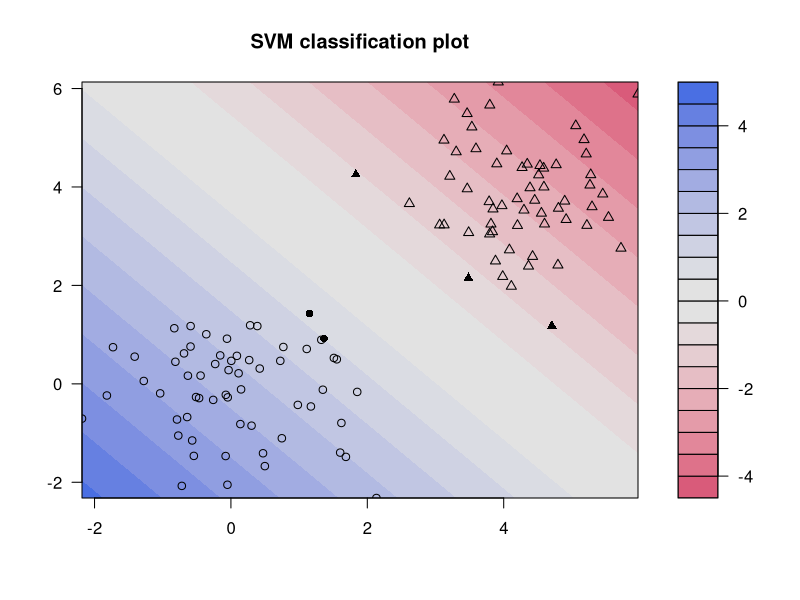
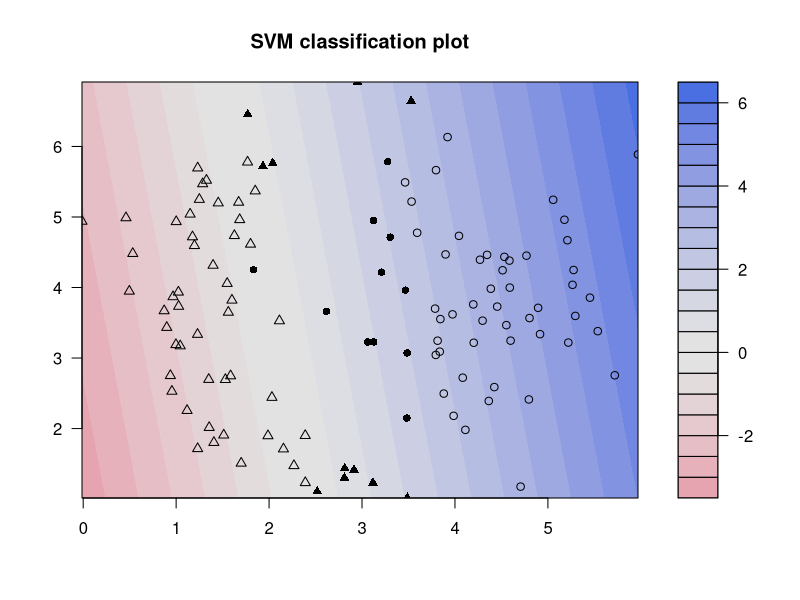
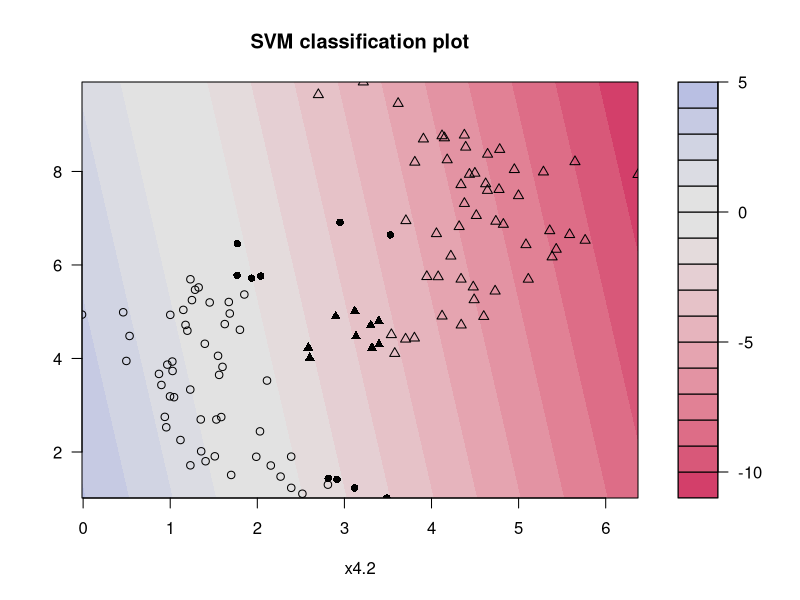
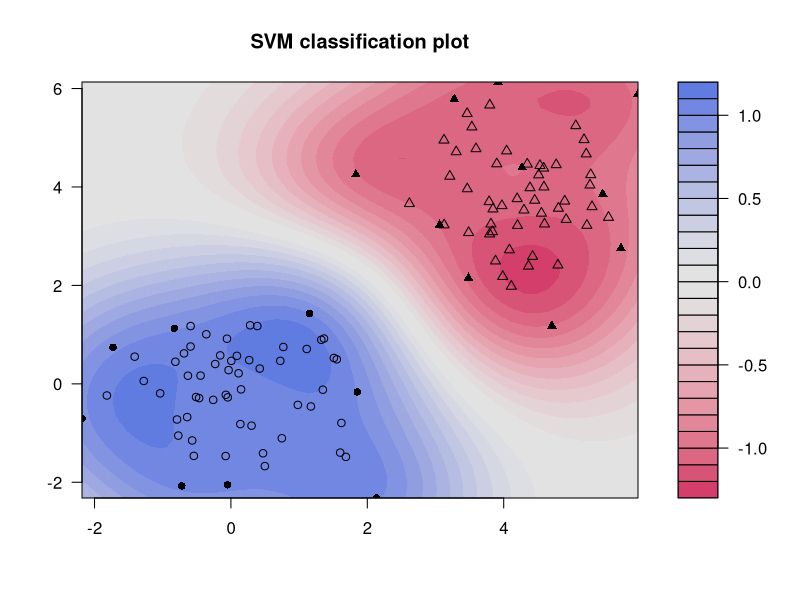
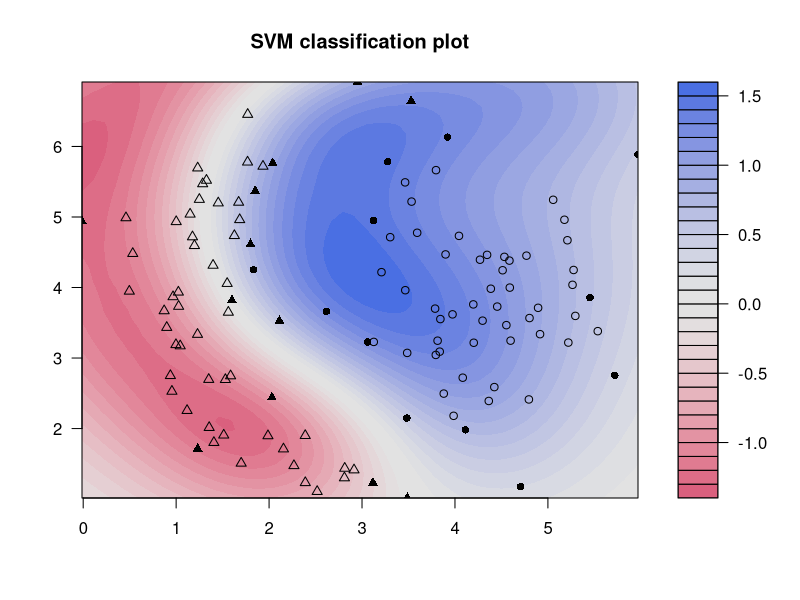
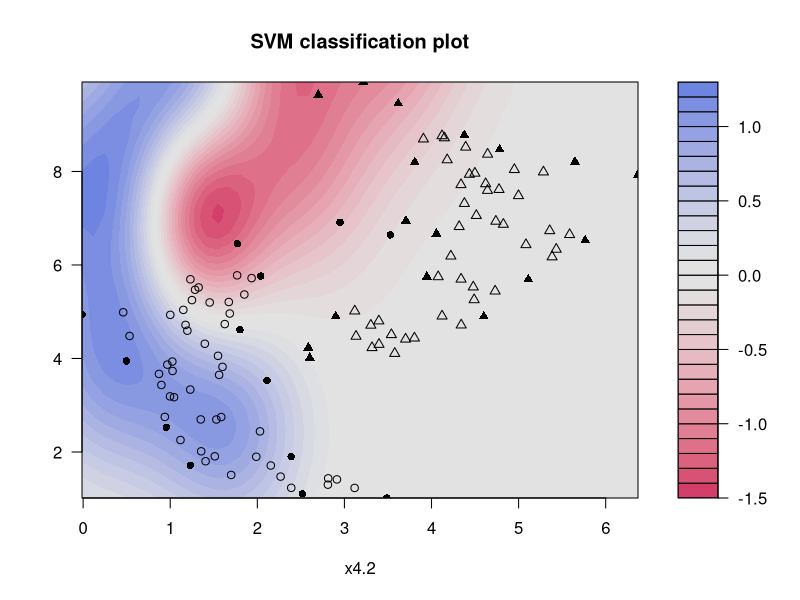
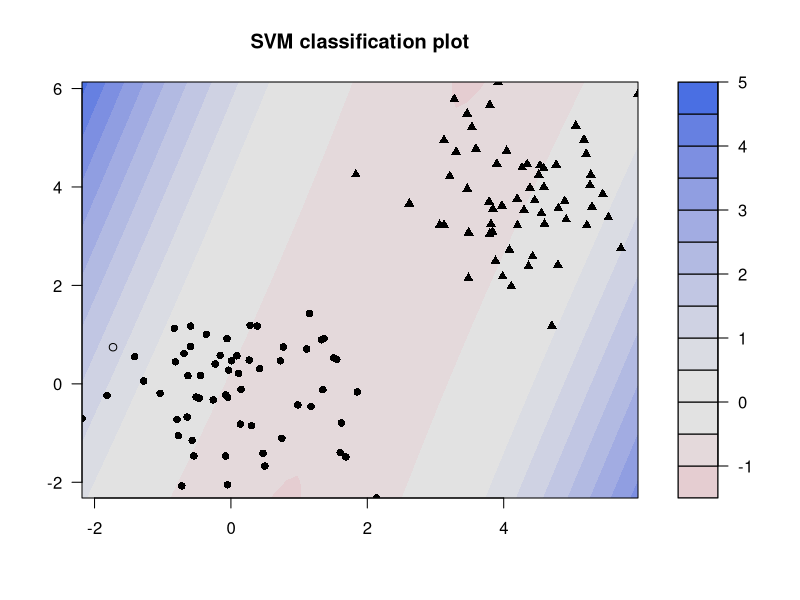
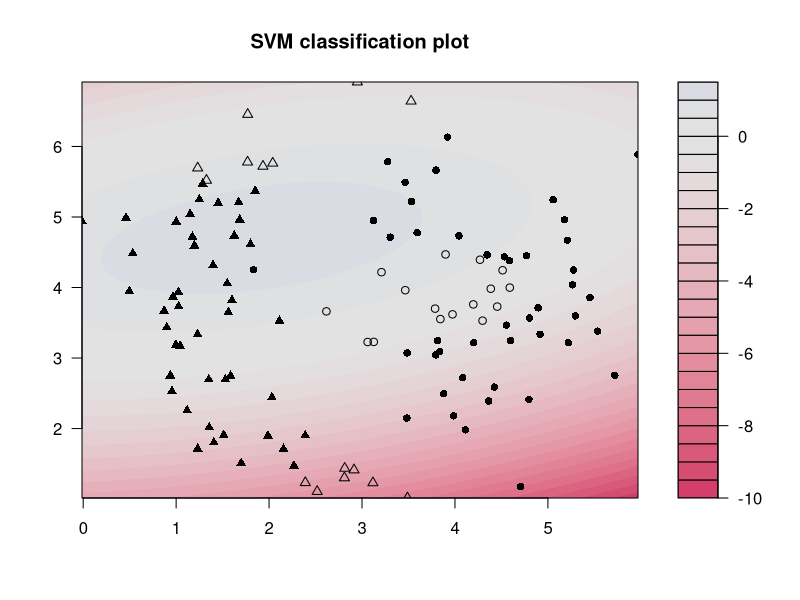

Recreate these plots in R, in order.
## ---- chunk 1
library(kernlab)
library(lattice)
knitr::opts_chunk$set(echo = TRUE, message = FALSE, warning = FALSE)
## ---- chunk 2
kerns <- c("vanilladot"
           , "rbfdot"
           , "polydot"
           , "tanhdot"
           , "laplacedot"
           , "besseldot"
           , "anovadot"
           , "splinedot")

kpars <- list(list()
              , "automatic"
              , list(degree = 2, scale = 1, offset = 0)
              , list(scale = 1, offset = 0)
              , list(sigma = 1)
              , list(sigma = 1, order = 1, degree = 2)
              , list(sigma = 1, degree = 2)
              , list())
## ---- chunk 3
library(kernlab)
set.seed(101)
set1 <- matrix(rnorm(120), ncol = 2)
set2 <- matrix(rnorm(120, mean = 4), ncol = 2)
x3.1 <- x <- runif(60, -1.5, 1.5)
x3.2 <- x3.1^2 + rnorm(60, mean = 3, sd = 0.5)
set3 <- cbind(x3.1 * 2 + 4, x3.2 - 2)
x4.2 <- -(x3.1^2 + rnorm(60, mean = -5, sd = 0.5))
set4 <- cbind(x3.1 * 2 + 7, x4.2)


xlin <- rbind(set1, set2)
xquad <- rbind(set2, set3)
xban <- rbind(set3, set4)
y <- matrix(c(rep(1,60),rep(-1,60)))

xs <- list(xlin, xquad, xban)
## ---- chunk 4
models <- list()
for (i in seq_along(kerns)) {
  models[[i]] <- list()
  for (j in seq_along(xs)) {
    models[[i]][[j]] <- ksvm(xs[[j]]
                        , y
                        , type="C-svc"
                        , kernel = kerns[i]
                        , kpar = kpars[[i]])
    plot(models[[i]][[j]], data = xs[[j]])
  }
}
## ---- chunk 5
svp <- models[[1]][[1]]
alpha(svp)  # support vectors
alphaindex(svp) # indices
b(svp)      # intercept
unlist(coef(svp)) # there are as many coeffs as there are support vectors
xlin[unlist(alphaindex(svp)),]
## ---- chunk 6
plot(scale(xlin), col=y+2, pch=y+2, xlab="", ylab="")
w <- colSums(coef(svp)[[1]] * xlin[unlist(alphaindex(svp)),])
b <- b(svp)
slope <- -w[2]/w[1]

abline(b/w[1],-w[2]/w[1])
abline((b+1)/w[1],-w[2]/w[1],lty=2)
abline((b-1)/w[1],-w[2]/w[1],lty=2)
## ---- chunk 7
plotfunc <- function(m, x, y) {
  w <- colSums(coef(m)[[1]] * x[unlist(alphaindex(m)),])
  b <- b(m)
  x <- scale(x)
  xyplot(x[, 2]~x[, 1], col = factor(y), pch = y + 2
      
      , panel = function(x, y, col, pch) {
          panel.xyplot(x, y, col = col)
          panel.abline(b/w[1],-w[2]/w[1])
          panel.abline((b+1)/w[1],-w[2]/w[1],lty=2)
          panel.abline((b-1)/w[1],-w[2]/w[1],lty=2)
  }
       )
}


for (i in seq_along(kerns)) {
  for (j in seq_along(xs)) {
   plt <- plotfunc(models[[i]][[j]], xs[[j]], y) 
   print(plt)
  }
}
